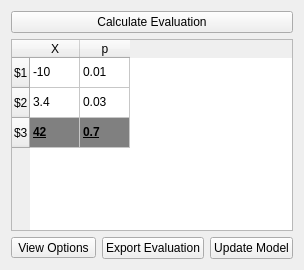
<?xml version="1.0" encoding="UTF-8"?>
<ui version="4.0">
 <class>Form</class>
 <widget class="QWidget" name="Form">
  <layout class="QVBoxLayout" name="layout_eval">
   <item>
    <widget class="QPushButton" name="button_calculate">
     <property name="text">
      <string>Calculate Evaluation</string>
     </property>
     <property name="icon">
      <iconset theme="process-working">
       <normaloff>../../../../../../../../../../Universität/Semester/2023 SS/Veranstaltungen/Praxis der Softwareentwicklung/Projekt/Discrete Choice Model Builder/src/view/ui</normaloff>../../../../../../../../../../Universität/Semester/2023 SS/Veranstaltungen/Praxis der Softwareentwicklung/Projekt/Discrete Choice Model Builder/src/view/ui</iconset>
     </property>
    </widget>
   </item>
   <item>
    <widget class="QTableWidget" name="table">
     <attribute name="horizontalHeaderDefaultSectionSize">
      <number>50</number>
     </attribute>
     <attribute name="horizontalHeaderShowSortIndicator" stdset="0">
      <bool>true</bool>
     </attribute>
     <row>
      <property name="text">
       <string>$1</string>
      </property>
     </row>
     <row>
      <property name="text">
       <string>$2</string>
      </property>
     </row>
     <row>
      <property name="text">
       <string>$3</string>
      </property>
     </row>
     <column>
      <property name="text">
       <string>X</string>
      </property>
     </column>
     <column>
      <property name="text">
       <string>p</string>
      </property>
     </column>
     <item row="0" column="0">
      <property name="text">
       <string>-10</string>
      </property>
      <property name="flags">
       <set>ItemIsSelectable|ItemIsDragEnabled|ItemIsDropEnabled|ItemIsUserCheckable|ItemIsEnabled</set>
      </property>
     </item>
     <item row="0" column="1">
      <property name="text">
       <string>0.01</string>
      </property>
      <property name="flags">
       <set>ItemIsSelectable|ItemIsDragEnabled|ItemIsDropEnabled|ItemIsUserCheckable|ItemIsEnabled</set>
      </property>
     </item>
     <item row="1" column="0">
      <property name="text">
       <string>3.4</string>
      </property>
      <property name="flags">
       <set>ItemIsSelectable|ItemIsDragEnabled|ItemIsDropEnabled|ItemIsUserCheckable|ItemIsEnabled</set>
      </property>
     </item>
     <item row="1" column="1">
      <property name="text">
       <string>0.03</string>
      </property>
      <property name="flags">
       <set>ItemIsSelectable|ItemIsDragEnabled|ItemIsDropEnabled|ItemIsUserCheckable|ItemIsEnabled</set>
      </property>
     </item>
     <item row="2" column="0">
      <property name="text">
       <string>42</string>
      </property>
      <property name="font">
       <font>
        <bold>true</bold>
        <underline>true</underline>
       </font>
      </property>
      <property name="background">
       <brush brushstyle="SolidPattern">
        <color alpha="255">
         <red>128</red>
         <green>128</green>
         <blue>128</blue>
        </color>
       </brush>
      </property>
      <property name="flags">
       <set>ItemIsSelectable|ItemIsDragEnabled|ItemIsDropEnabled|ItemIsUserCheckable|ItemIsEnabled</set>
      </property>
     </item>
     <item row="2" column="1">
      <property name="text">
       <string>0.7</string>
      </property>
      <property name="font">
       <font>
        <bold>true</bold>
        <underline>true</underline>
       </font>
      </property>
      <property name="background">
       <brush brushstyle="SolidPattern">
        <color alpha="255">
         <red>128</red>
         <green>128</green>
         <blue>128</blue>
        </color>
       </brush>
      </property>
      <property name="flags">
       <set>ItemIsSelectable|ItemIsDragEnabled|ItemIsDropEnabled|ItemIsUserCheckable|ItemIsEnabled</set>
      </property>
     </item>
    </widget>
   </item>
   <item>
    <layout class="QHBoxLayout" name="layout_eval_tools">
     <item>
      <widget class="QToolButton" name="view_options_button">
       <property name="text">
        <string>View Options</string>
       </property>
       <property name="icon">
        <iconset theme="preferences-other"/>
       </property>
      </widget>
     </item>
     <item>
      <widget class="QPushButton" name="export_evaluation_button">
       <property name="text">
        <string>Export Evaluation</string>
       </property>
       <property name="icon">
        <iconset theme="document-save-as">
         <normaloff>../../../../../../../../../../Universität/Semester/2023 SS/Veranstaltungen/Praxis der Softwareentwicklung/Projekt/Discrete Choice Model Builder/src/view/ui</normaloff>../../../../../../../../../../Universität/Semester/2023 SS/Veranstaltungen/Praxis der Softwareentwicklung/Projekt/Discrete Choice Model Builder/src/view/ui</iconset>
       </property>
      </widget>
     </item>
     <item>
      <widget class="QPushButton" name="update_model_button">
       <property name="text">
        <string>Update Model</string>
       </property>
       <property name="icon">
        <iconset theme="view-refresh">
         <normaloff>../../../../../../../../../../Universität/Semester/2023 SS/Veranstaltungen/Praxis der Softwareentwicklung/Projekt/Discrete Choice Model Builder/src/view/ui</normaloff>../../../../../../../../../../Universität/Semester/2023 SS/Veranstaltungen/Praxis der Softwareentwicklung/Projekt/Discrete Choice Model Builder/src/view/ui</iconset>
       </property>
      </widget>
     </item>
    </layout>
   </item>
  </layout>
 </widget>
 <resources/>
 <connections/>
</ui>
